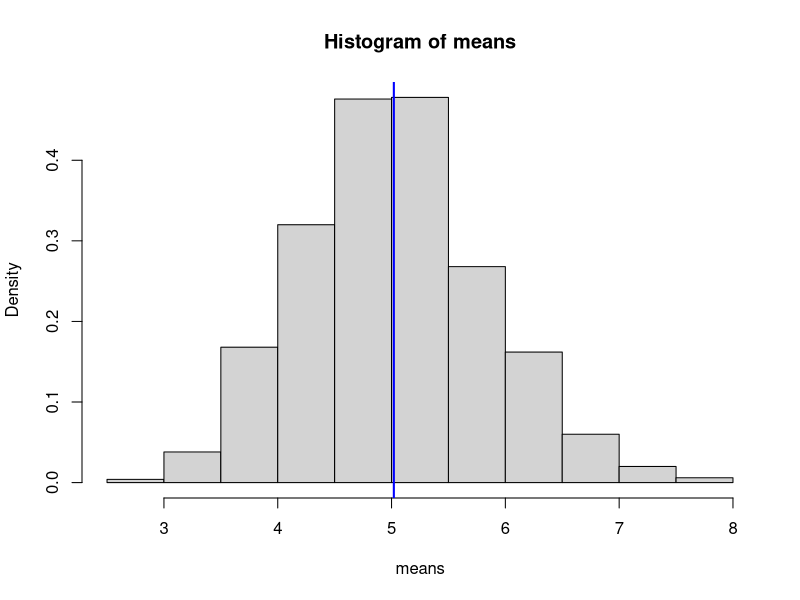
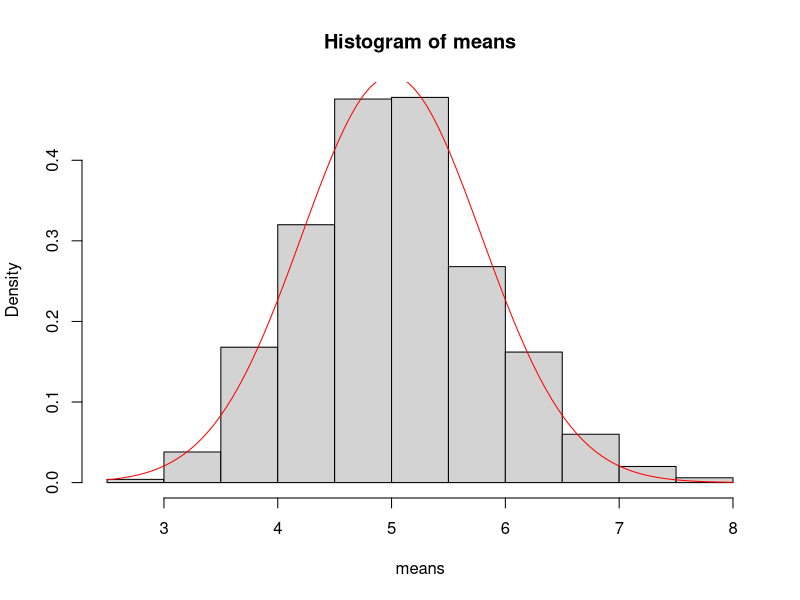

These charts were generated, in order, by the following R code:
## ---- chunk 1
    means <- NULL
    for(i in 1:1000) means <- c(means, mean(rexp(40, 0.2)))
    hist(means, probability = TRUE)
    tMean = 1/0.2
    distMean =mean(means)
    abline(v = distMean, lwd = 2, col = "blue")
## ---- chunk 2
    tVar = ((1/0.2)^2)/40
    distVar = var(means)
## ---- chunk 3
    hist(means, probability = TRUE)
    curve(dnorm(x, mean = 1/0.2, sd = (1/0.2)/sqrt(40)), col = "red", add = TRUE)
